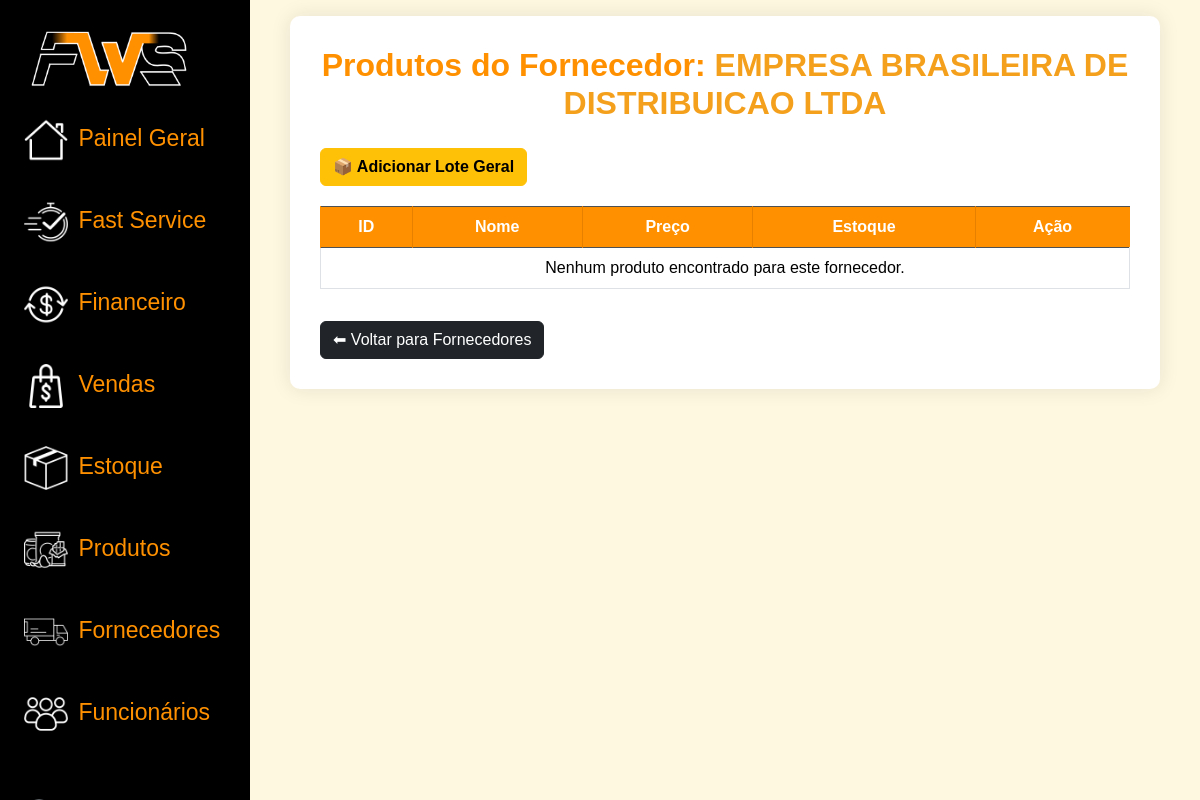
Page /FWS_ADM/fornecedores/HTML/produtos_por_fornecedor.php?id=6 (signed in) on the earlier database version.
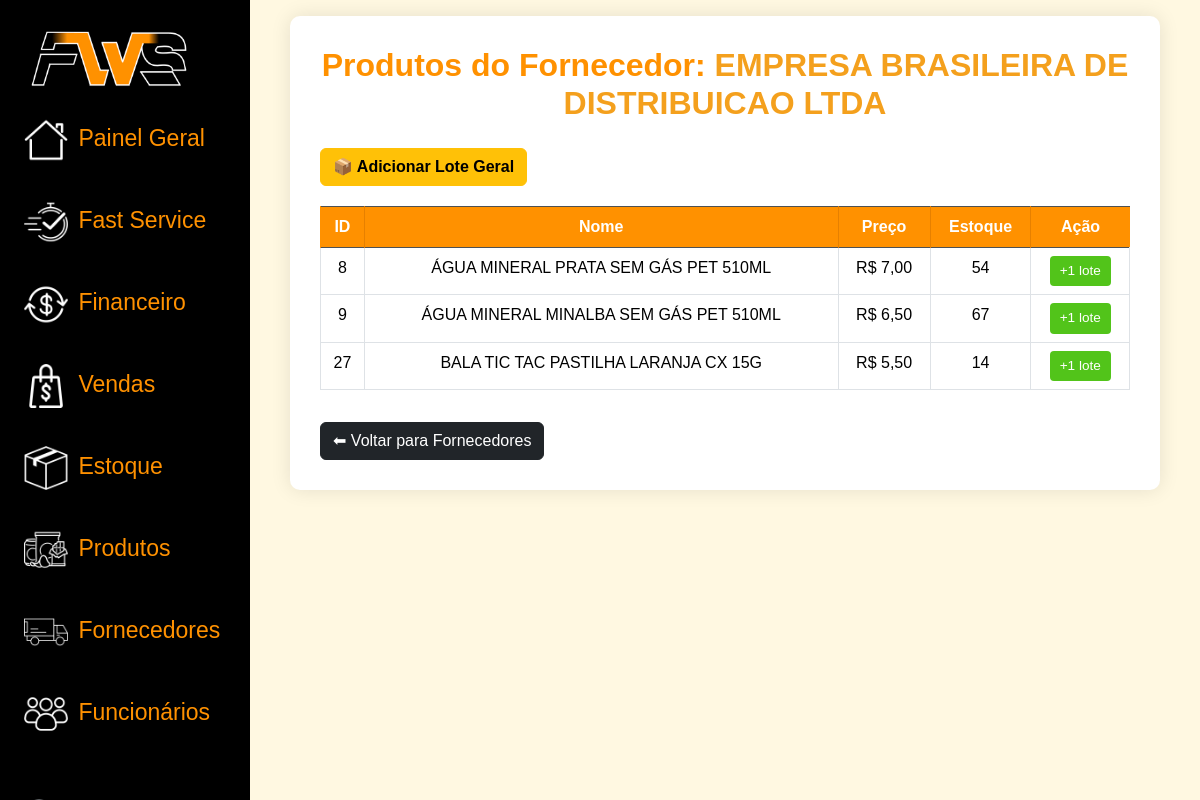
Same page on the later database version.
### tables this page shows
CREATE TABLE IF NOT EXISTS `produtos` (
  `id` int NOT NULL AUTO_INCREMENT,
  `nome` varchar(100) NOT NULL,
  `categoria_id` int NOT NULL,
  `fornecedor_id` int NOT NULL,
  `descricao` text,
  `foto_produto` varchar(255) DEFAULT NULL,
  `preco_venda` decimal(10,2) DEFAULT NULL,
  `preco_compra` decimal(10,2) DEFAULT NULL,
  `estoque` int DEFAULT '0',
  `validade_padrao_meses` int DEFAULT NULL,
  `status` enum('ativo','inativo') DEFAULT 'ativo',
  `criado_em` timestamp NULL DEFAULT CURRENT_TIMESTAMP,
  PRIMARY KEY (`id`),
  UNIQUE KEY `id` (`id`),
  KEY `categoria_id` (`categoria_id`),
  KEY `fornecedor_id` (`fornecedor_id`),
  CONSTRAINT `produtos_ibfk_1` FOREIGN KEY (`categoria_id`) REFERENCES `categorias` (`id`),
  CONSTRAINT `produtos_ibfk_2` FOREIGN KEY (`fornecedor_id`) REFERENCES `fornecedores` (`id`)
);

### FWS_ADM/fornecedores/HTML/produtos_por_fornecedor.php (the view, shortened to what the changed rows need)
<?php
include "../../conn.php";
$fornecedor_id = isset($_GET['id']) ? (int)$_GET['id'] : 0;
$fornecedor_query = "SELECT nome FROM fornecedores WHERE id = $fornecedor_id LIMIT 1";
$fornecedor_result = $sql->query($fornecedor_query);
$fornecedor_nome = ($fornecedor_result->num_rows > 0) ? $fornecedor_result->fetch_assoc()['nome'] : "Fornecedor desconhecido";
$query = "SELECT p.id, p.nome, p.preco_venda, p.estoque
          FROM produtos p
          WHERE p.fornecedor_id = $fornecedor_id
          ORDER BY p.id ASC";
$result = $sql->query($query);
?>
<!DOCTYPE html>
<html lang="pt-br">
<head>
<link href="https://cdn.jsdelivr.net/npm/bootstrap@5.3.3/dist/css/bootstrap.min.css" rel="stylesheet">
</head>
<body>
<div class="container-fluid">
        <div class="row flex-nowrap">
        <div class="col py-3" id="conteudo-principal">
            <div class="container">
                <h2>Produtos do Fornecedor: <span style="color:#f4a01d;"><?php echo htmlspecialchars($fornecedor_nome); ?></span></h2>
                <table class="table table-bordered table-hover">
                    <thead class="table-dark">
                        <tr>
                            <th>ID</th>
                            <th>Nome</th>
                            <th>Preço</th>
                            <th>Estoque</th>
                            <th>Ação</th>
                        </tr>
                    </thead>
                    <tbody>
                    <?php if($result->num_rows > 0): ?>
                        <?php while($row = $result->fetch_assoc()): ?>
                            <tr>
                                <td><?php echo $row['id']; ?></td>
                                <td><?php echo htmlspecialchars($row['nome']); ?></td>
                                <td>R$ <?php echo number_format($row['preco_venda'],2,',','.'); ?></td>
                                <td><?php echo $row['estoque']; ?></td>
                                <td>
                                    <button type="button" class="btn-reposicao" onclick="confirmarAdicao(<?= $row['id'] ?>, '<?= htmlspecialchars($row['nome']) ?>')">+1 lote</button>
                                </td>
                            </tr>
                        <?php endwhile; ?>
                    <?php else: ?>
                        <tr>
                            <td colspan="5">Nenhum produto encontrado para este fornecedor.</td>
                        </tr>
                    <?php endif; ?>
                    </tbody>
                </table>
            </div>
        </div>
    </div>
</div>
</body>
</html>

Differences in the rows shown:
added produtos: id "8", nome "ÁGUA MINERAL PRATA SEM GÁS PET 510ML", preco_venda "7,00", estoque "54"
added produtos: id "9", nome "ÁGUA MINERAL MINALBA SEM GÁS PET 510ML", preco_venda "6,50", estoque "67"
added produtos: id "27", nome "BALA TIC TAC PASTILHA LARANJA CX 15G", preco_venda "5,50", estoque "14"
Other differences:
text no longer shown: "Nenhum produto encontrado para este fornecedor."
